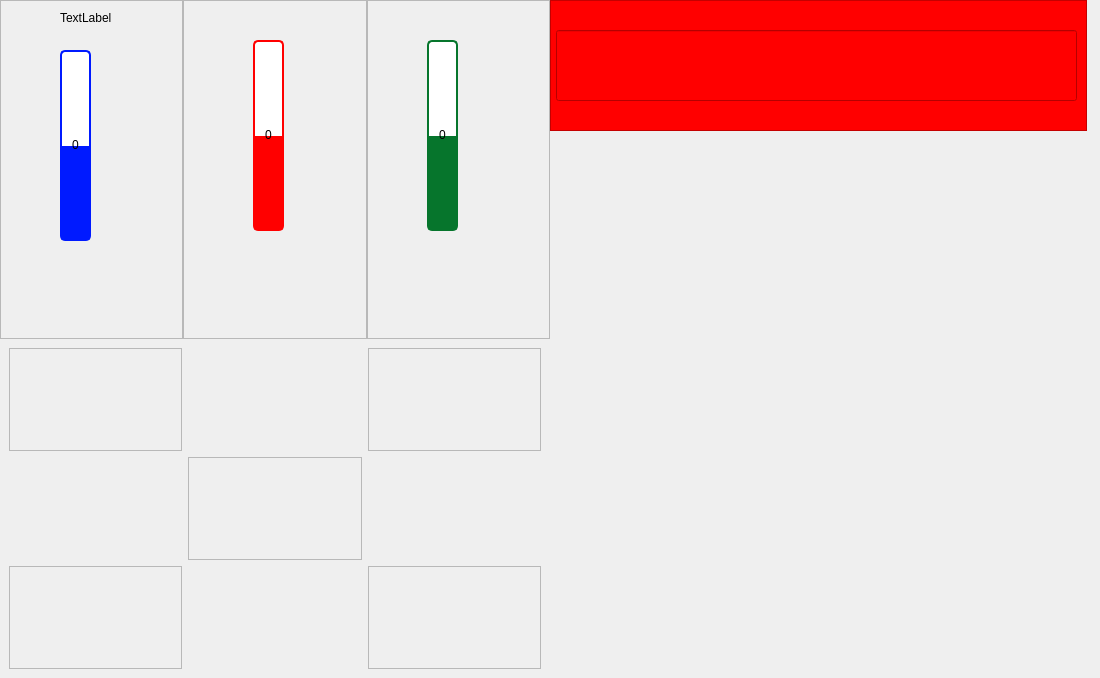
<?xml version="1.0" encoding="UTF-8"?>
<ui version="4.0">
 <class>MainWindow</class>
 <widget class="QMainWindow" name="MainWindow">
  <property name="geometry">
   <rect>
    <x>0</x>
    <y>0</y>
    <width>1100</width>
    <height>678</height>
   </rect>
  </property>
  <property name="windowTitle">
   <string>MainWindow</string>
  </property>
  <property name="styleSheet">
   <string notr="true"/>
  </property>
  <widget class="QWidget" name="centralwidget">
   <property name="styleSheet">
    <string notr="true">
#pbarmenu{
	background-color:#00FFF0;
}

#ufmenu{
	background-color:#C3F0ED;
}

</string>
   </property>
   <layout class="QHBoxLayout" name="horizontalLayout">
    <property name="spacing">
     <number>0</number>
    </property>
    <property name="leftMargin">
     <number>0</number>
    </property>
    <property name="topMargin">
     <number>0</number>
    </property>
    <property name="rightMargin">
     <number>0</number>
    </property>
    <property name="bottomMargin">
     <number>0</number>
    </property>
    <item>
     <widget class="QFrame" name="frame">
      <property name="frameShape">
       <enum>QFrame::NoFrame</enum>
      </property>
      <property name="frameShadow">
       <enum>QFrame::Raised</enum>
      </property>
      <layout class="QVBoxLayout" name="verticalLayout">
       <property name="spacing">
        <number>0</number>
       </property>
       <property name="leftMargin">
        <number>0</number>
       </property>
       <property name="topMargin">
        <number>0</number>
       </property>
       <property name="rightMargin">
        <number>0</number>
       </property>
       <property name="bottomMargin">
        <number>0</number>
       </property>
       <item>
        <widget class="QFrame" name="frame_3">
         <property name="frameShape">
          <enum>QFrame::NoFrame</enum>
         </property>
         <property name="frameShadow">
          <enum>QFrame::Raised</enum>
         </property>
         <layout class="QHBoxLayout" name="horizontalLayout_2">
          <property name="spacing">
           <number>0</number>
          </property>
          <property name="leftMargin">
           <number>0</number>
          </property>
          <property name="topMargin">
           <number>0</number>
          </property>
          <property name="rightMargin">
           <number>0</number>
          </property>
          <property name="bottomMargin">
           <number>0</number>
          </property>
          <item>
           <widget class="QFrame" name="v_press_frame">
            <property name="frameShape">
             <enum>QFrame::StyledPanel</enum>
            </property>
            <property name="frameShadow">
             <enum>QFrame::Raised</enum>
            </property>
            <widget class="QLabel" name="label">
             <property name="geometry">
              <rect>
               <x>60</x>
               <y>10</y>
               <width>55</width>
               <height>16</height>
              </rect>
             </property>
             <property name="text">
              <string>TextLabel</string>
             </property>
            </widget>
            <widget class="QProgressBar" name="progressBar">
             <property name="geometry">
              <rect>
               <x>60</x>
               <y>50</y>
               <width>31</width>
               <height>191</height>
              </rect>
             </property>
             <property name="contextMenuPolicy">
              <enum>Qt::DefaultContextMenu</enum>
             </property>
             <property name="layoutDirection">
              <enum>Qt::LeftToRight</enum>
             </property>
             <property name="autoFillBackground">
              <bool>false</bool>
             </property>
             <property name="styleSheet">
              <string notr="true">QProgressBar {
    text-align: center;
	background: #FFFFFF;
	border: 2px solid #001AFF;
	box-sizing: border-box;
	border-radius: 5px;
}
QProgressBar::chunk {
    background: #001AFF;
}</string>
             </property>
             <property name="minimum">
              <number>-500</number>
             </property>
             <property name="maximum">
              <number>500</number>
             </property>
             <property name="value">
              <number>0</number>
             </property>
             <property name="alignment">
              <set>Qt::AlignCenter</set>
             </property>
             <property name="textVisible">
              <bool>true</bool>
             </property>
             <property name="orientation">
              <enum>Qt::Vertical</enum>
             </property>
             <property name="invertedAppearance">
              <bool>false</bool>
             </property>
             <property name="textDirection">
              <enum>QProgressBar::BottomToTop</enum>
             </property>
             <property name="format">
              <string>%v</string>
             </property>
            </widget>
           </widget>
          </item>
          <item>
           <widget class="QFrame" name="a_press_frame">
            <property name="frameShape">
             <enum>QFrame::StyledPanel</enum>
            </property>
            <property name="frameShadow">
             <enum>QFrame::Raised</enum>
            </property>
            <widget class="QProgressBar" name="progressBar_2">
             <property name="geometry">
              <rect>
               <x>70</x>
               <y>40</y>
               <width>31</width>
               <height>191</height>
              </rect>
             </property>
             <property name="contextMenuPolicy">
              <enum>Qt::DefaultContextMenu</enum>
             </property>
             <property name="layoutDirection">
              <enum>Qt::LeftToRight</enum>
             </property>
             <property name="autoFillBackground">
              <bool>false</bool>
             </property>
             <property name="styleSheet">
              <string notr="true">QProgressBar {
    text-align: center;
	background: #FFFFFF;
	border: 2px solid #FF0000;;
	box-sizing: border-box;
	border-radius: 5px;
}
QProgressBar::chunk {
    background: #FF0000;;
}</string>
             </property>
             <property name="minimum">
              <number>-500</number>
             </property>
             <property name="maximum">
              <number>500</number>
             </property>
             <property name="value">
              <number>0</number>
             </property>
             <property name="alignment">
              <set>Qt::AlignCenter</set>
             </property>
             <property name="textVisible">
              <bool>true</bool>
             </property>
             <property name="orientation">
              <enum>Qt::Vertical</enum>
             </property>
             <property name="invertedAppearance">
              <bool>false</bool>
             </property>
             <property name="textDirection">
              <enum>QProgressBar::BottomToTop</enum>
             </property>
             <property name="format">
              <string>%v</string>
             </property>
            </widget>
           </widget>
          </item>
          <item>
           <widget class="QFrame" name="d_press_frame">
            <property name="frameShape">
             <enum>QFrame::StyledPanel</enum>
            </property>
            <property name="frameShadow">
             <enum>QFrame::Raised</enum>
            </property>
            <widget class="QProgressBar" name="progressBar_3">
             <property name="geometry">
              <rect>
               <x>60</x>
               <y>40</y>
               <width>31</width>
               <height>191</height>
              </rect>
             </property>
             <property name="contextMenuPolicy">
              <enum>Qt::DefaultContextMenu</enum>
             </property>
             <property name="layoutDirection">
              <enum>Qt::LeftToRight</enum>
             </property>
             <property name="autoFillBackground">
              <bool>false</bool>
             </property>
             <property name="styleSheet">
              <string notr="true">QProgressBar {
    text-align: center;
	background: #FFFFFF;
	border: 2px solid #06752C;
	box-sizing: border-box;
	border-radius: 5px;
}
QProgressBar::chunk {
    background: #06752C;
}</string>
             </property>
             <property name="minimum">
              <number>-500</number>
             </property>
             <property name="maximum">
              <number>500</number>
             </property>
             <property name="value">
              <number>0</number>
             </property>
             <property name="alignment">
              <set>Qt::AlignCenter</set>
             </property>
             <property name="textVisible">
              <bool>true</bool>
             </property>
             <property name="orientation">
              <enum>Qt::Vertical</enum>
             </property>
             <property name="invertedAppearance">
              <bool>false</bool>
             </property>
             <property name="textDirection">
              <enum>QProgressBar::BottomToTop</enum>
             </property>
             <property name="format">
              <string>%v</string>
             </property>
            </widget>
           </widget>
          </item>
         </layout>
        </widget>
       </item>
       <item>
        <widget class="QFrame" name="frame_4">
         <property name="frameShape">
          <enum>QFrame::NoFrame</enum>
         </property>
         <property name="frameShadow">
          <enum>QFrame::Raised</enum>
         </property>
         <layout class="QGridLayout" name="gridLayout">
          <item row="0" column="0">
           <widget class="QFrame" name="frame_6">
            <property name="frameShape">
             <enum>QFrame::StyledPanel</enum>
            </property>
            <property name="frameShadow">
             <enum>QFrame::Raised</enum>
            </property>
           </widget>
          </item>
          <item row="1" column="1">
           <widget class="QFrame" name="frame_7">
            <property name="frameShape">
             <enum>QFrame::StyledPanel</enum>
            </property>
            <property name="frameShadow">
             <enum>QFrame::Raised</enum>
            </property>
           </widget>
          </item>
          <item row="2" column="0">
           <widget class="QFrame" name="frame_9">
            <property name="frameShape">
             <enum>QFrame::StyledPanel</enum>
            </property>
            <property name="frameShadow">
             <enum>QFrame::Raised</enum>
            </property>
           </widget>
          </item>
          <item row="2" column="2">
           <widget class="QFrame" name="frame_10">
            <property name="frameShape">
             <enum>QFrame::StyledPanel</enum>
            </property>
            <property name="frameShadow">
             <enum>QFrame::Raised</enum>
            </property>
           </widget>
          </item>
          <item row="0" column="2">
           <widget class="QFrame" name="frame_8">
            <property name="frameShape">
             <enum>QFrame::StyledPanel</enum>
            </property>
            <property name="frameShadow">
             <enum>QFrame::Raised</enum>
            </property>
           </widget>
          </item>
         </layout>
        </widget>
       </item>
      </layout>
     </widget>
    </item>
    <item>
     <widget class="QFrame" name="frame_2">
      <property name="frameShape">
       <enum>QFrame::NoFrame</enum>
      </property>
      <property name="frameShadow">
       <enum>QFrame::Raised</enum>
      </property>
      <widget class="QFrame" name="frame_5">
       <property name="geometry">
        <rect>
         <x>0</x>
         <y>0</y>
         <width>537</width>
         <height>131</height>
        </rect>
       </property>
       <property name="styleSheet">
        <string notr="true">background-color: #FF0000;</string>
       </property>
       <property name="frameShape">
        <enum>QFrame::StyledPanel</enum>
       </property>
       <property name="frameShadow">
        <enum>QFrame::Raised</enum>
       </property>
       <widget class="QLineEdit" name="lineEdit">
        <property name="geometry">
         <rect>
          <x>6</x>
          <y>30</y>
          <width>521</width>
          <height>71</height>
         </rect>
        </property>
       </widget>
      </widget>
      <widget class="QFrame" name="formFrame">
       <property name="geometry">
        <rect>
         <x>-1</x>
         <y>129</y>
         <width>541</width>
         <height>551</height>
        </rect>
       </property>
       <layout class="QFormLayout" name="formLayout"/>
      </widget>
     </widget>
    </item>
   </layout>
  </widget>
 </widget>
 <resources/>
 <connections/>
</ui>
